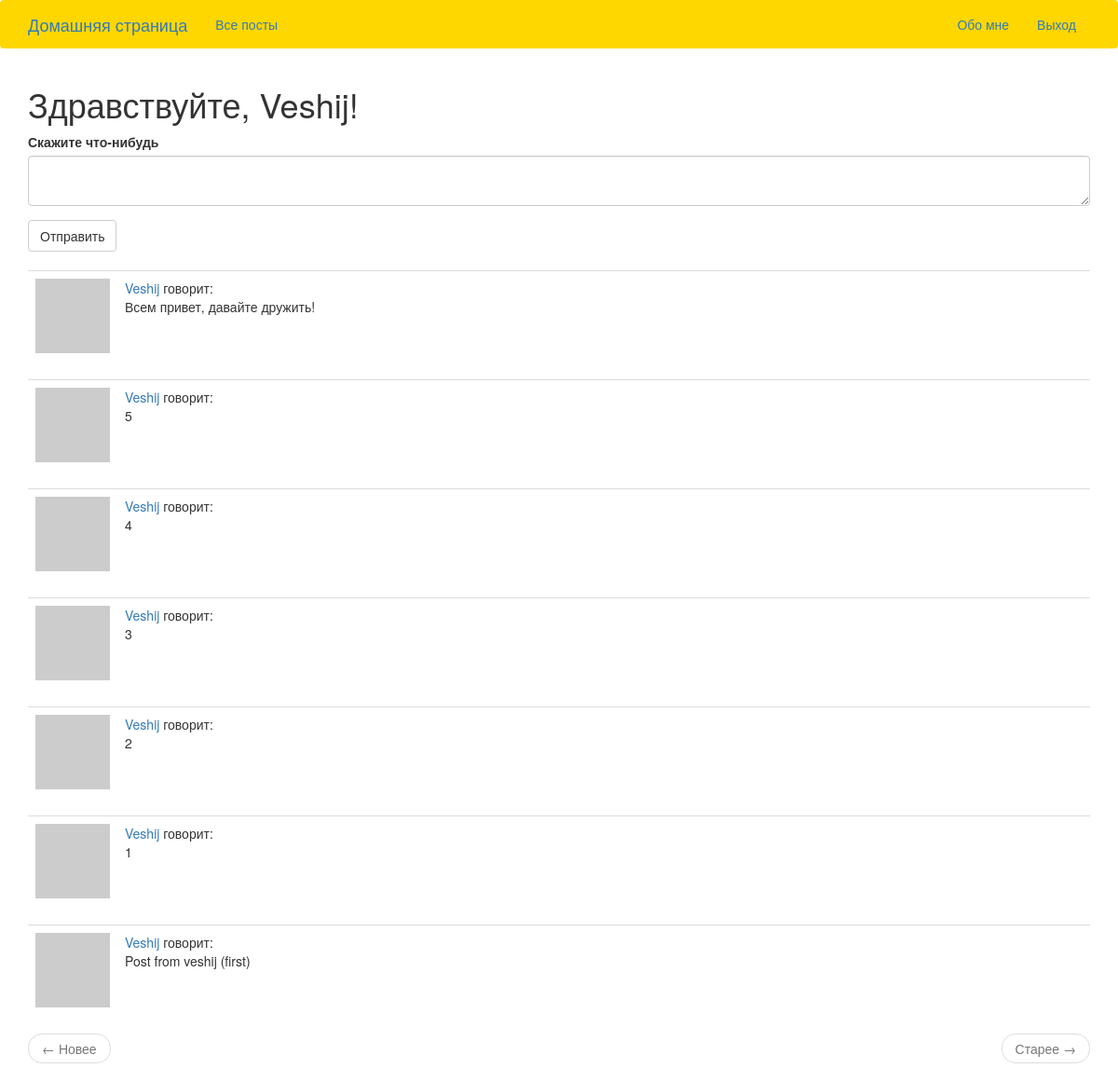
The app's page /index (signed in) with its own data.
### app/models.py (models this page shows, shortened)
class User(UserMixin, db.Model):
    id = db.Column(db.Integer, primary_key=True)
    username = db.Column(db.String(64), index=True, unique=True)
    email = db.Column(db.String(120), index=True, unique=True)
    password_hash = db.Column(db.String(128))
    posts = db.relationship('Post', backref='author', lazy='dynamic')
    about_me = db.Column(db.String(140))
    last_seen = db.Column(db.DateTime, default=datetime.utcnow)
    followed = db.relationship(
            'User', secondary=followers,
            primaryjoin=(followers.c.follower_id == id),
            secondaryjoin=(followers.c.followed_id == id),
            backref=db.backref('followers', lazy='dynamic'), lazy='dynamic')
    def avatar(self, size):
        digest = md5(self.email.lower().encode('utf-8')).hexdigest()
        return 'https://www.gravatar.com/avatar/{}?d=identicon&s={}'.format(digest, size)
    def followed_posts(self):
        followed = Post.query.join(
                followers, (followers.c.followed_id == Post.user_id)).filter(
                        followers.c.follower_id == self.id)
        own = Post.query.filter_by(user_id=self.id)
        return followed.union(own).order_by(Post.timestamp.desc())

class Post(db.Model):
    id = db.Column(db.Integer, primary_key=True)
    body = db.Column(db.String(140))
    timestamp = db.Column(db.DateTime, index=True, default=datetime.utcnow)
    user_id = db.Column(db.Integer, db.ForeignKey('user.id'))

### app/routes.py (the view)
@app.route('/', methods=['GET', 'POST'])
@app.route('/index', methods=['GET', 'POST'])
@login_required
def index():
    form = PostForm()
    if form.validate_on_submit():
        post = Post(body=form.post.data, author=current_user)
        db.session.add(post)
        db.session.commit()
        flash('Your post is now live!')
        return redirect(url_for('index'))
    page = request.args.get('page', 1, type=int)
    posts = current_user.followed_posts().paginate(
            page, app.config['POSTS_PER_PAGE'], False)
    next_url = url_for('index', page=posts.next_num) \
            if posts.has_next else None
    prev_url = url_for('index', page=posts.prev_num) \
            if posts.has_prev else None
    return render_template('index.html', title='Home', posts=posts.items, form=form, next_url=next_url, prev_url=prev_url)

### app/forms.py
class PostForm(FlaskForm):
    post = TextAreaField('Скажите что-нибудь', validators=[
        DataRequired(), Length(min=1, max=140)])
    submit = SubmitField('Отправить')

### app/models.py (called while the page is built)
@login.user_loader
def load_user(id):
    return User.query.get(int(id))

### app/routes.py (called while the page is built)
@app.before_request
def before_request():
    if current_user.is_authenticated:
        current_user.last_seen = datetime.utcnow()
        db.session.commit()

### app/templates/index.html
{% extends "base.html" %}
{% import 'bootstrap/wtf.html' as wtf %}
{% block app_content %}
    <h1>Здравствуйте, {{ current_user.username }}!</h1>
    {% if form %}
    {{ wtf.quick_form(form) }}
    <br>
    {% endif %}
    {% for post in posts %}
        {% include '_post.html' %}
    {% endfor %}
    <nav aria-label="...">
        <ul class="pager">
            <li class="previous{% if not prev_url %} disabled{% endif %}">
                <a href="{{ prev_url or '#' }}">
                    <span aria-hidden="true">&larr;</span> Новее
                </a>
            </li>
            <li class="next{% if not next_url %} disabled{% endif %}">
                <a href="{{ next_url or '#' }}">
                    Старее	 <span aria-hidden="true">&rarr;</span>
                </a>
            </li>
        </ul>
    </nav>
{% endblock %}

### app/templates/_post.html
   <table class="table table-hover">
        <tr>
            <td width="70px">
                <a href="{{ url_for('user', username=post.author.username) }}">
                    <img src="{{ post.author.avatar(70) }}" />
                </a>
            </td>
            <td>
                <a href="{{ url_for('user', username=post.author.username) }}">
                    {{ post.author.username }}
                </a>
                говорит:
                <br>
                {{ post.body }}
            </td>
        </tr>
    </table>

### records on screen
User: username "Veshij"
Post: author.username "Veshij", body "Всем привет, давайте дружить!"
Post: author.username "Veshij", body "5"
Post: author.username "Veshij", body "4"
Post: author.username "Veshij", body "3"
Post: author.username "Veshij", body "2"
Post: author.username "Veshij", body "1"
Post: author.username "Veshij", body "Post from veshij (first)"
